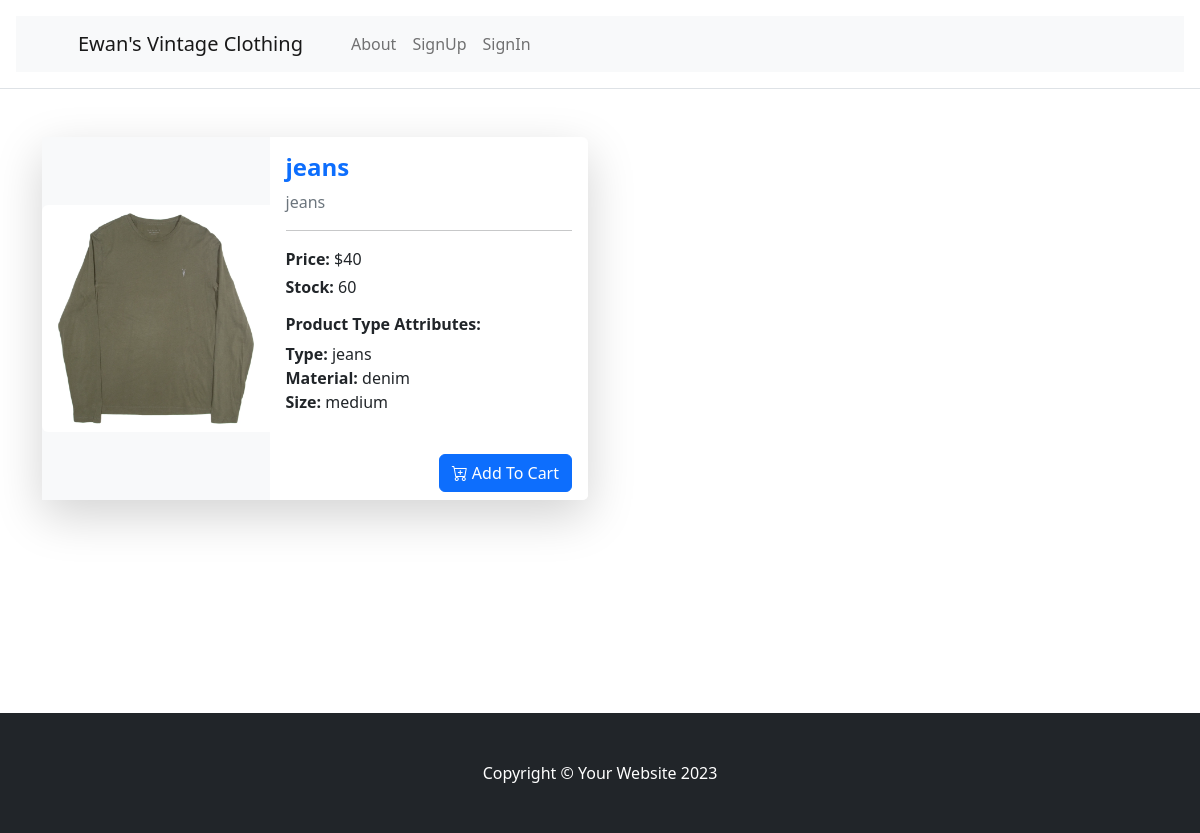
Screenshot of /products/jeans with the database file from the repository.
### tables this page shows
CREATE TABLE Product (
    id INTEGER PRIMARY KEY AUTOINCREMENT,
    name VARCHAR(255) NOT NULL,
    description TEXT,
    stock INT NOT NULL CHECK (stock >= 0),
    price DECIMAL(10, 2) NOT NULL CHECK (price >= 0.00),
    imageurl VARCHAR(255) NOT NULL,
    created_by INT NOT NULL,
    product_type INT NOT NULL,
    created_at TIMESTAMP DEFAULT CURRENT_TIMESTAMP,
    FOREIGN KEY (created_by) REFERENCES User(id) ON DELETE CASCADE,
    FOREIGN KEY (product_type) REFERENCES ProductType(id) ON DELETE CASCADE
);

CREATE TABLE ProductType (
    id INTEGER PRIMARY KEY AUTOINCREMENT,
    name VARCHAR(20) NOT NULL,
    material VARCHAR(20) NOT NULL,
    size VARCHAR(20) NOT NULL
);

### app.py (the view)
@app.route('/products/<name>')
def get_product(name):
    try:
        product=select_product_by_name(name)
        return render_template('ProductDetail.html', product=product)
    except Exception as e:
        print(e)
        flash('The Product does not exist','danger')
        return redirect(url_for('products_spread'))

### Model/Product.py (called while the page is built)
    def to_dict(self) -> dict:
        return {
            "id":self.id, "name":self.name, "material":self.material, "size":self.size
        }

    def to_dict(self):
        return {
            'id': self.id,
            'name': self.name,
            'description': self.description,
            'stock': self.stock,
            'price': self.price,
            'imageurl': self.imageurl,
            'created_by': self.created_by,
            'product_type': self.product_type,
            'created_at': self.created_at
        }

### app.py (called while the page is built, shortened)
@app.before_request
def before_request():
    email=session.get("email")
    if email is None:
        g.user = None

### db.py (called while the page is built)
def get_db():
    db = getattr(g, '_database', None)
    if db is None:
        db = g._database = sqlite3.connect(DATABASE)
    return db

def select_product_by_name(productname):
    mydb=get_db()
    row=mydb.execute("""SELECT id, name, description, stock, price, imageurl, created_by, product_type, created_at FROM Product WHERE name = ?""",
                     (productname,)).fetchone()
    if row:
        product_type_id=row[7]#row 7 contains product type id
        product_typeobject=select_product_type_by_id(product_type_id)
        product=ProductRead(id=row[0],
                     name=row[1],
                     description=row[2],
                     stock=row[3],
                     price=row[4],
                     imageurl=row[5],
                     created_by=row[6],
                     product_type=product_typeobject,#assign product type object to Product's product_type field
                     created_at=row[8]).to_dict()
        return product

def select_product_type_by_id(id):
    mydb = get_db()
    row=mydb.execute("""select id, name, material, size FROM ProductType WHERE id = ?"""
                     ,(id,)).fetchone()
    if row:
        producttype=ProductTypeRead(id=row[0],
                                    name=row[1],
                                    material=row[2],
                                    size=row[3]).to_dict()
        return producttype

### templates/ProductDetail.html (shortened to what this page needs)
{% extends "base.html" %}
{% block content %}
<div class="container py-4">
<div class="row">
    <div class="col">
        <div class="card shadow-lg border-0 mb-4" style="max-width: 720px;">
    <div class="row g-0">
      <div class="col-md-5 d-flex align-items-center bg-light">
        <img src="{{ product.imageurl }}" class="img-fluid rounded-start" alt="{{ product.name }}">
      </div>
      <div class="col-md-7">
        <div class="card-body">
          <h4 class="card-title text-primary fw-bold">{{ product.name }}</h4>
          <p class="card-text text-muted">{{ product.description }}</p>
          <hr>
          <p class="mb-1"><strong>Price:</strong> ${{ product.price }}</p>
          <p class="mb-3"><strong>Stock:</strong> {{ product.stock }}</p>
          <h6 class="fw-bold">Product Type Attributes:</h6>
          <ul class="list-unstyled">
            <li><strong>Type:</strong> {{ product.product_type.name }}</li>
            <li><strong>Material:</strong> {{ product.product_type.material }}</li>
            <li><strong>Size:</strong> {{ product.product_type.size }}</li>
          </ul>
        </div>
        <div class="card-footer bg-white border-0 d-flex justify-content-end">
          <form method="post" action="{{ url_for('add_to_cart') }}">
            <button class="btn btn-primary" type="submit">
              <i class="bi bi-cart-plus"></i> Add To Cart
            </button>
          </form>
        </div>
      </div>
    </div>
  </div>
    </div>
    <div class="col">
    </div>
</div>
</div>
{% endblock %}

### rows the page displays
Product: imageurl (picture), name "jeans", description "jeans", price "40", stock "60"
ProductType: product_type.name "jeans", product_type.material "denim", product_type.size "medium"
